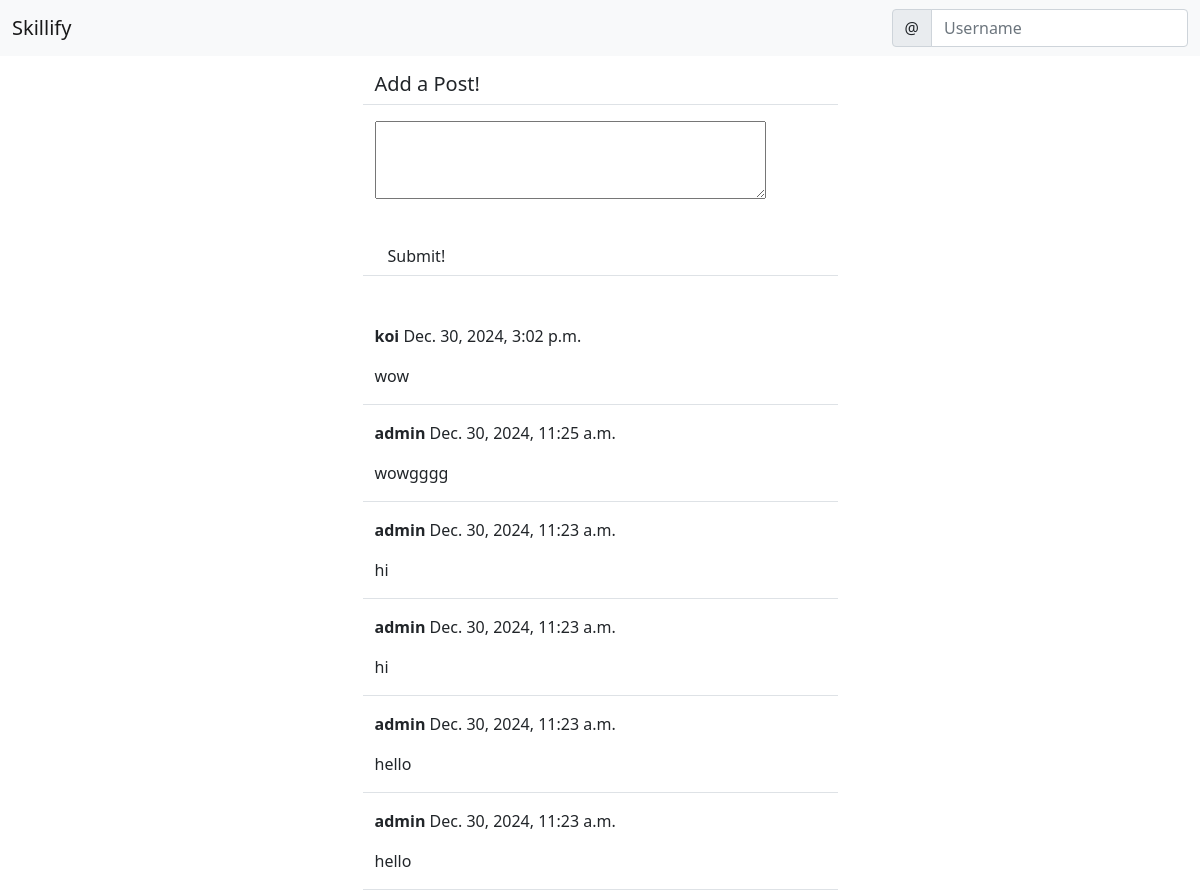
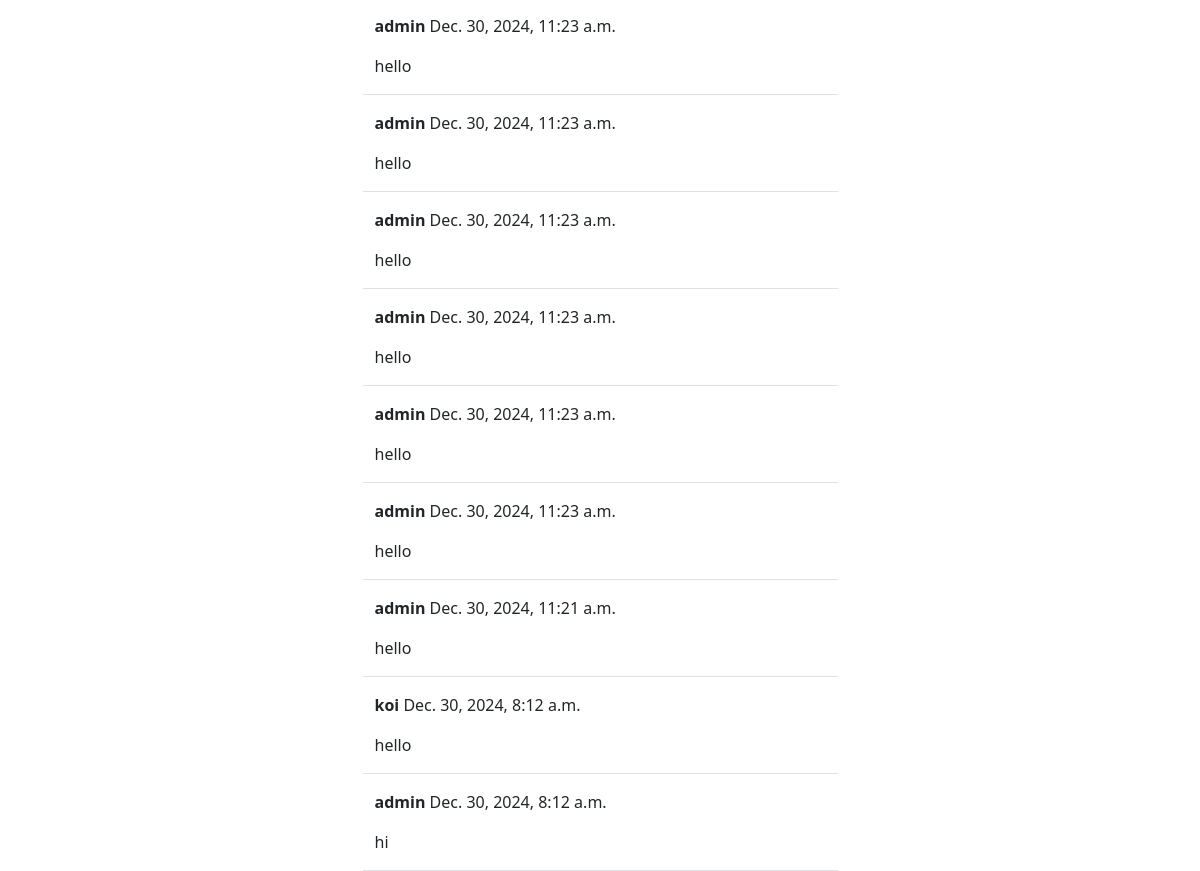
The app's page /social/ with its own data (2 pictures, top to bottom).
### social/models.py (models this page shows)
class Post (models.Model):
  body = models.TextField()
  created_on = models.DateTimeField(default=timezone.now)
  author = models.ForeignKey(User, on_delete=models.CASCADE)

### social/views.py (the view, shortened to what this page needs)
# urls.py: path('', PostListView.as_view(), name='post-list'),
class PostListView(View):
    def get(self, request, *args, **kwargs):
        posts = Post.objects.all().order_by('-created_on')
        form = PostForm()
        return render(request, 'social/post_list.html', {'post_list': posts, 'form': form})

### social/forms.py
class PostForm(forms.ModelForm):
  body = forms.CharField(
    label='',
    widget=forms.Textarea(attrs={
      'rows': '3'
      'placeholder' 'Say Something...'
       }))
  class Meta:
    model = Post
    fields = ['body']

### social/templates/social/post_list.html (shortened to what this page needs)
{% extends 'landing/base.html' %}
{% load crispy_forms_tags %}
{% block content %}
<div class="container">
  <div class="row justify-content-center mt-3">
    <div class="col-md-5 col-sm-12 border-bottom">
       <h5> Add a Post! </h5>
    </div>
  </div>
  <div class="row justify-content-center mt-3 mb-5">
    <div class="col-md-5 col-sm-12 border-bottom">
       <form method="POST">
        {{ form.as_p }}
        <div class="d grid gap-2">
          <button class="btn btn-sucess mt-3">Submit!</button>
        </div>
       </form>
    </div>
  </div>
  {% for post in post_list %}
  <div class="row justify-content-center mt-3">
    <div class="col-md-5 col-sm-12 border-bottom position-relative">
      <p><strong>{{ post.author }}</strong> {{ post.created_on }}</p>
      <p>{{ post.body }}</p>
    </div>
  </div>
  {% endfor %}
</div>
{% endblock content %}

### records on screen
Post: author "koi", created_on "Dec. 30, 2024, 3:02 p.m.", body "wow"
Post: author "admin", created_on "Dec. 30, 2024, 11:25 a.m.", body "wowgggg"
Post: author "admin", created_on "Dec. 30, 2024, 11:23 a.m.", body "hi"
Post: author "admin", created_on "Dec. 30, 2024, 11:23 a.m.", body "hi"
Post: author "admin", created_on "Dec. 30, 2024, 11:23 a.m.", body "hello"
Post: author "admin", created_on "Dec. 30, 2024, 11:23 a.m.", body "hello"
Post: author "admin", created_on "Dec. 30, 2024, 11:23 a.m.", body "hello"
Post: author "admin", created_on "Dec. 30, 2024, 11:23 a.m.", body "hello"
Post: author "admin", created_on "Dec. 30, 2024, 11:23 a.m.", body "hello"
Post: author "admin", created_on "Dec. 30, 2024, 11:23 a.m.", body "hello"
Post: author "admin", created_on "Dec. 30, 2024, 11:23 a.m.", body "hello"
Post: author "admin", created_on "Dec. 30, 2024, 11:23 a.m.", body "hello"
Post: author "admin", created_on "Dec. 30, 2024, 11:21 a.m.", body "hello"
Post: author "koi", created_on "Dec. 30, 2024, 8:12 a.m.", body "hello"
Post: author "admin", created_on "Dec. 30, 2024, 8:12 a.m.", body "hi"
